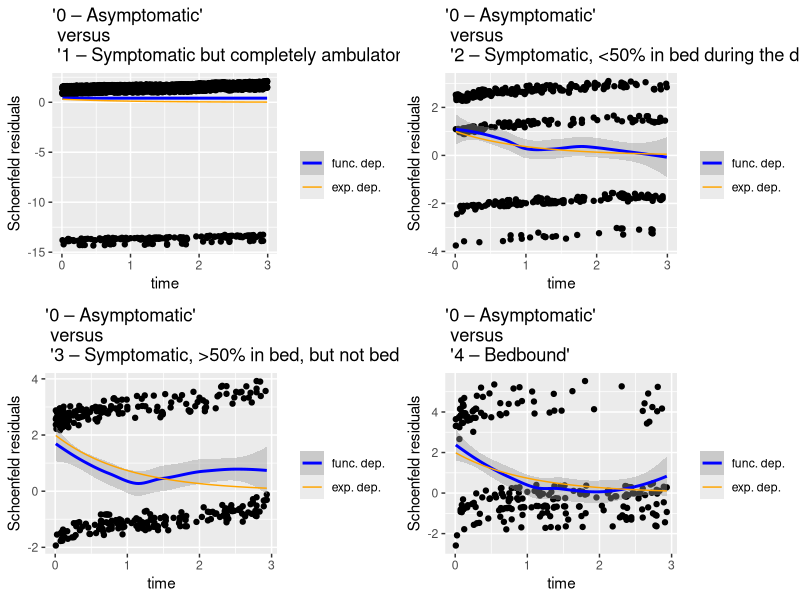
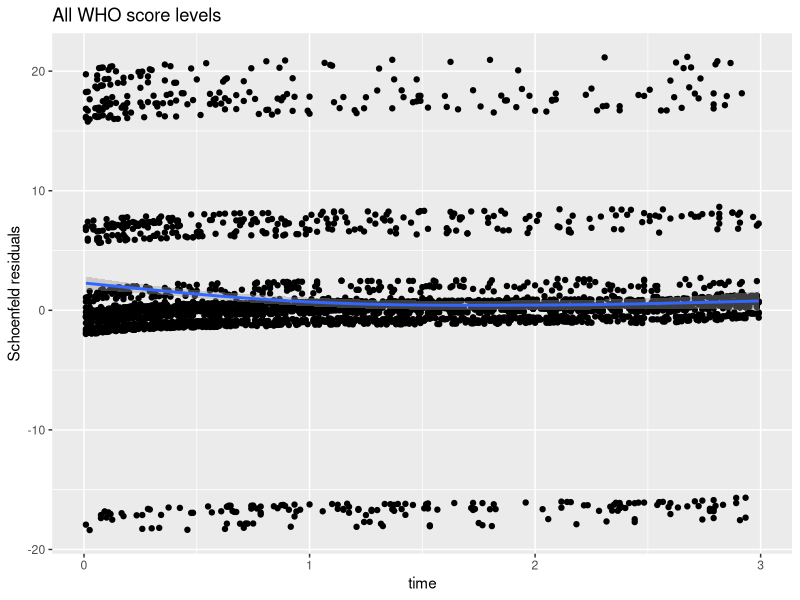
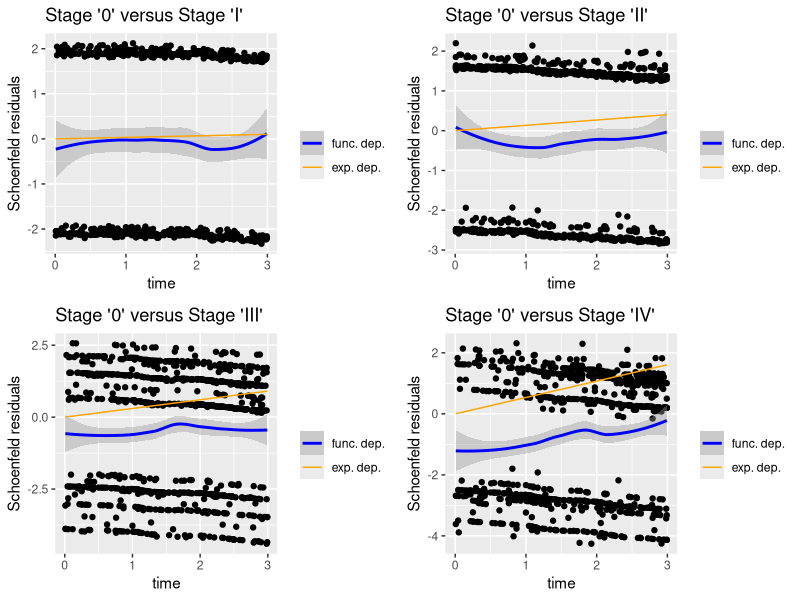
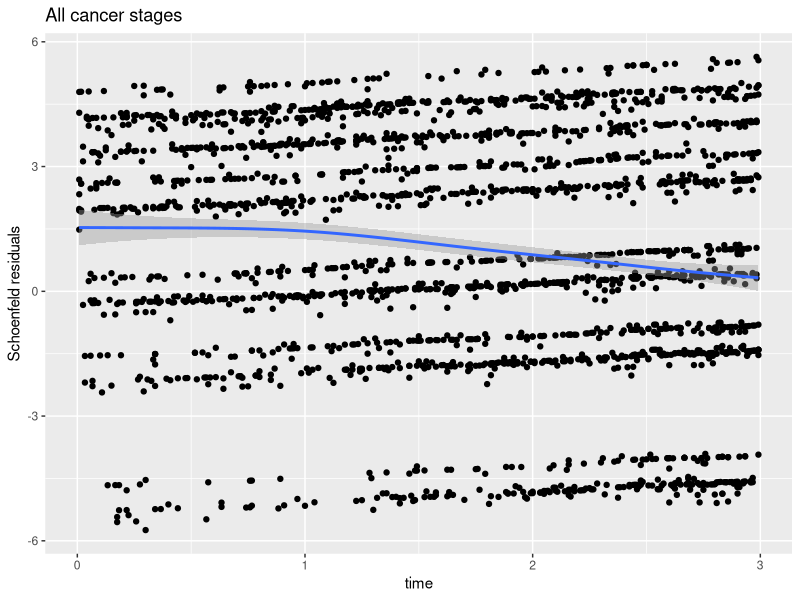
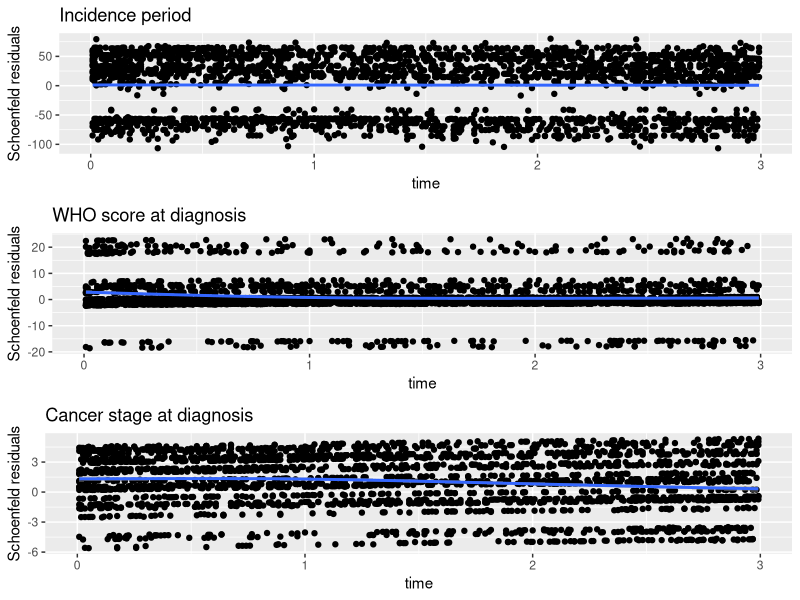

These charts were generated, in order, by the following R code: (Note: this script raises an error after producing the figures.)
## ---- chunk 1
knitr::opts_chunk$set(echo = TRUE)

library(knitr)
library(doParallel)
library(dplyr)
library(foreach)
library(parallel)
library(survival)
library(ggplot2)
library(gridExtra)

draw_who <- function(incperiod) {
  stopifnot(incperiod%in% c("2010-2013", "2014-2017", "2018-2021"))
  states <- c("0 – Asymptomatic",
              "1 – Symptomatic but completely ambulatory",
              "2 – Symptomatic, <50% in bed during the day",
              "3 – Symptomatic, >50% in bed, but not bedbound",
              "4 – Bedbound",
              "Missing")
  if (incperiod %in% c("2010-2013", "2014-2017")) {
    sample(states, size=1, prob=c(0.04, 0.7, 0.09, 0.05, 0.02, 0.1))
  } else {
    sample(states, size=1, prob=c(0.14, 0.65, 0.07, 0.02, 0.02, 0.1))
  }
}

draw_cStage <- function(incperiod) {
  stopifnot(incperiod%in% c("2010-2013", "2014-2017", "2018-2021"))
  stages <- c("0", "I", "II", "III", "IV", "Ongekend")
  if (incperiod %in% c("2010-2013", "2014-2017")) {
    sample(stages, size=1, prob=c(0.5, 0.5, 1, 1.5, 1.5, 1)/6)
  } else {
    sample(stages, size=1, prob=c(1.2, 1.2, 0.87, 0.87, 0.86, 1)/6)
  }
}

draw_time <- function(agegr_vec, comorb1_vec, who_vec, cStage_vec, effect=NULL) {

  if (is.null(effect)) {
    who_effect <- TRUE
    cStage_effect <- TRUE
  } else {
    if (effect=="cStage") {who_effect <- FALSE; cStage_effect <- TRUE}
    if (effect=="who") {who_effect <- TRUE; cStage_effect <- FALSE}
  }
  
  n <- length(agegr_vec)
  if (n==0) {
    return(NULL)
  }
  agegr <- unique(agegr_vec)
  comorb1 <- unique(comorb1_vec)
  who <- unique(who_vec)
  cStage <- unique(cStage_vec)

  # we set the baseline hazard so that a person <50j without comorbidity,
  # who stage asymptomatic and cStage 0 has 99% survival for 3 years (time flag 360)

  log_lambda <- rep(log(1-0.99**(1/360)), 500)

  # agegr and comorb1 risk dependencies can be modelled as proportional to a baseline
  # two-fold increase in risk for 80+j patients compared to <50j patients
  
  log_lambda <- log_lambda + log(0.75 + 0.25*as.numeric(agegr))
  
  # 20% increased risk for patients with comorb1
  
  log_lambda <- log_lambda + log(1.2)*comorb1

  # Who score must display exponential schoenfeld residuals with a relaxation
  # time of 1 year (120 time stamps)
  
  if (who_effect) {
    who_effects <- data.frame(score = c("0 – Asymptomatic",
                                      "1 – Symptomatic but completely ambulatory",
                                      "2 – Symptomatic, <50% in bed during the day",
                                      "3 – Symptomatic, >50% in bed, but not bedbound",
                                      "4 – Bedbound",
                                      "Missing"),
                            beta = c(0, log(3), log(6), log(9), log(20), log(3.5)))
    who_effect <- subset(who_effects, subset = score==who)$beta
    log_lambda <- log_lambda + who_effect * exp(seq(from=0, to=-500/120, length.out=500))
  }

  # cStage has linearly increasing schoenfeld residuals
  
  if (cStage_effect) {
    log_lambda <- log_lambda + (as.numeric(cStage)-1)**2 * seq(from=0, to=(500/360)*log(5)/16, length.out=500)
  }

  
  # we now convert log-lambda to probability of selecting a certain timestamp

  lambda <- exp(log_lambda)
  risks <- 1-exp(-lambda)
  freqs <- cumprod(1-risks)
  probs <- risks*freqs
  probs <- probs/sum(probs)

  # we can now attribute timestamps with weighted sampling (unit: years)

  return(sample(x=(1:500)/120, size=n, replace=TRUE, prob=probs))

}

simulate_data <- function(seed, effect=NULL) {
  set.seed(seed)

  OS_sim <- data.frame(incperiod=factor(rep(c("2010-2013", "2014-2017", "2018-2021"),
                                            each=1334),
                                        labels=c("2010-2013", "2014-2017", "2018-2021")))
  OS_sim$fld_sx <- factor(sample(c("Mannen", "Vrouwen"), size=4002, replace=TRUE),
                          labels=c("Mannen", "Vrouwen"))
  OS_sim$agegr <- factor(sample(c("<50j", "50j-59j", "80+j", "70j-79j", "60j-69j"),
                                size=4002,
                                replace=TRUE,
                                prob=c(0.1, 0.2, 0.1, 0.2, 0.4)),
                         labels=c("<50j", "50j-59j", "60j-69j", "70j-79j", "80+j"))
  OS_sim$comorb1 <- sample(0:1, size=4002, replace=TRUE, prob=c(0.9, 0.1))
  OS_sim$comorb2 <- sample(0:1, size=4002, replace=TRUE, prob=c(0.7, 0.3))
  OS_sim$comorb3 <- sample(0:1, size=4002, replace=TRUE, prob=c(0.8, 0.2))

  OS_sim <- OS_sim %>% rowwise() %>% mutate(who=draw_who(incperiod))
  OS_sim <- OS_sim %>% rowwise() %>% mutate(cStage=draw_cStage(incperiod))
  OS_sim$cStage <- factor(OS_sim$cStage, labels=c("0", "I", "II", "III", "IV", "Ongekend"))

  OS_sim %>%
    group_by(agegr, comorb1, who, cStage) %>%
    mutate(surv_yy3 = draw_time(agegr, comorb1, who, cStage, effect=effect),
           status3 = as.numeric(surv_yy3 < 3)) %>%
    rowwise() %>%
    mutate(surv_yy3 = min(surv_yy3, 3))   # administrative censoring after 3 years
}

calculate_pvals <- function(niter, effect=NULL) {
  ncores <- detectCores()

  cl <- makeCluster(detectCores() - 1)
  registerDoParallel(cl)

  res <- foreach(i=1:niter,
                 .combine=bind_rows,
                 .export=c("draw_who", "draw_cStage", "draw_time", "simulate_data", "effect"),
                 .packages=c("survival", "dplyr")) %dopar% {
                   OS <- simulate_data(i, effect=effect)
                   cox_model <- coxph(Surv(surv_yy3, status3) ~ incperiod + who + cStage,
                                      data = OS,
                                      ties = "breslow")

                   beta_coefficients <- summary(cox_model)$coefficients[c("incperiod2014-2017", "incperiod2018-2021"),
                                                                        c("coef", "se(coef)", "Pr(>|z|)")]
                   return(data.frame(period = rownames(beta_coefficients),
                                     coef = beta_coefficients[, 'coef'],
                                     SE = beta_coefficients[, 'se(coef)'],
                                     pval = beta_coefficients[, 'Pr(>|z|)'],
                                     iter = i))
                 }

  stopCluster(cl)

  res
}


## ---- chunk 2
OS <- simulate_data(0, effect="who")

cox_model <- coxph(Surv(surv_yy3, status3) ~ incperiod + who + cStage, 
                   data = subset(OS, subset = who %in% c("0 – Asymptomatic", 
                                                         "1 – Symptomatic but completely ambulatory")),
                   ties = "exact")
proportionality <- cox.zph(cox_model, terms=TRUE, singledf=FALSE)
#signif(proportionality$table, digits=3)

who_res <- data.frame(time = proportionality$time,
                      res = proportionality$y[,2]) %>%
             mutate(functional_form=0.3*exp(-time))
p1 <- ggplot(who_res, aes(x=time, y=res)) + 
  geom_point(aes(x=time, y=res)) +
  geom_smooth(aes(x=time, y=res, colour="func. dep."), se = TRUE) +
  geom_line(aes(x=time, y=functional_form, colour="exp. dep.")) + 
  scale_colour_manual("", 
                      breaks = c("func. dep.", "exp. dep."),
                      values = c("blue", "orange")) +
  labs(y="Schoenfeld residuals", title="'0 – Asymptomatic' \n versus \n '1 – Symptomatic but completely ambulatory'")



cox_model <- coxph(Surv(surv_yy3, status3) ~ incperiod + who + cStage, 
                   data = subset(OS, subset = who %in% c("0 – Asymptomatic", 
                                                         "2 – Symptomatic, <50% in bed during the day")),
                   ties = "exact")
proportionality <- cox.zph(cox_model, terms=TRUE, singledf=FALSE)
#signif(proportionality$table, digits=3)

who_res <- data.frame(time = proportionality$time,
                      res = proportionality$y[,2]) %>%
             mutate(functional_form=exp(-time))
p2 <- ggplot(who_res, aes(x=time, y=res)) + 
  geom_point(aes(x=time, y=res)) +
  geom_smooth(aes(x=time, y=res, colour="func. dep."), se = TRUE) +
  geom_line(aes(x=time, y=functional_form, colour="exp. dep.")) + 
  scale_colour_manual("", 
                      breaks = c("func. dep.", "exp. dep."),
                      values = c("blue", "orange")) +
  labs(y="Schoenfeld residuals", title="'0 – Asymptomatic' \n versus \n '2 – Symptomatic, <50% in bed during the day'")




cox_model <- coxph(Surv(surv_yy3, status3) ~ incperiod + who + cStage, 
                   data = subset(OS, subset = who %in% c("0 – Asymptomatic", 
                                                         "3 – Symptomatic, >50% in bed, but not bedbound")),
                   ties = "exact")
proportionality <- cox.zph(cox_model, terms=TRUE, singledf=FALSE)
#signif(proportionality$table, digits=3)

who_res <- data.frame(time = proportionality$time,
                      res = proportionality$y[,2]) %>%
             mutate(functional_form=2*exp(-time))
p3 <- ggplot(who_res, aes(x=time, y=res)) + 
  geom_point(aes(x=time, y=res)) +
  geom_smooth(aes(x=time, y=res, colour="func. dep."), se = TRUE) +
  geom_line(aes(x=time, y=functional_form, colour="exp. dep.")) + 
  scale_colour_manual("", 
                      breaks = c("func. dep.", "exp. dep."),
                      values = c("blue", "orange")) +
  labs(y="Schoenfeld residuals", title="'0 – Asymptomatic' \n versus \n '3 – Symptomatic, >50% in bed, but not bedbound'")


cox_model <- coxph(Surv(surv_yy3, status3) ~ incperiod + who + cStage, 
                   data = subset(OS, subset = who %in% c("0 – Asymptomatic", 
                                                         "4 – Bedbound")),
                   ties = "exact")
proportionality <- cox.zph(cox_model, terms=TRUE, singledf=FALSE)
#signif(proportionality$table, digits=3)

who_res <- data.frame(time = proportionality$time,
                      res = proportionality$y[,2]) %>%
             mutate(functional_form=2*exp(-time))
p4 <- ggplot(who_res, aes(x=time, y=res)) + 
  geom_point(aes(x=time, y=res)) +
  geom_smooth(aes(x=time, y=res, colour="func. dep."), se = TRUE) +
  geom_line(aes(x=time, y=functional_form, colour="exp. dep.")) + 
  scale_colour_manual("", 
                      breaks = c("func. dep.", "exp. dep."),
                      values = c("blue", "orange")) +
  labs(y="Schoenfeld residuals", title="'0 – Asymptomatic' \n versus \n '4 – Bedbound'")


grid.arrange(p1, p2, p3, p4, ncol = 2)


cox_model <- coxph(Surv(surv_yy3, status3) ~ incperiod + who + cStage, 
                   data = OS,
                   ties = "exact")
proportionality <- cox.zph(cox_model, terms=TRUE, singledf=FALSE)
#signif(proportionality$table, digits=3)

who_res <- data.frame(time = proportionality$time,
                      res = proportionality$y[,2]) %>%
             mutate(functional_form=3*exp(-time))
ggplot(who_res, aes(x=time, y=res)) + 
  geom_point(aes(x=time, y=res)) +
  geom_smooth(aes(x=time, y=res), se = TRUE) +
  labs(y="Schoenfeld residuals", title="All WHO score levels")


## ---- chunk 3
OS <- simulate_data(0, effect="cStage")

layout(mat=matrix(1:4, byrow=TRUE))

cox_model <- coxph(Surv(surv_yy3, status3) ~ incperiod + who + cStage, 
                   data = subset(OS, subset = cStage %in% c("0", "I")),
                   ties = "exact")
proportionality <- cox.zph(cox_model, terms=TRUE, singledf=FALSE)
#signif(proportionality$table, digits=3)

who_res <- data.frame(time = proportionality$time,
                      res = proportionality$y[,3]) %>%
             mutate(functional_form=(log(5)/16)*time/3)
p1 <- ggplot(who_res, aes(x=time, y=res)) + 
  geom_point(aes(x=time, y=res)) +
  geom_smooth(aes(x=time, y=res, colour="func. dep."), se = TRUE) +
  geom_line(aes(x=time, y=functional_form, colour="exp. dep.")) + 
  scale_colour_manual("", 
                      breaks = c("func. dep.", "exp. dep."),
                      values = c("blue", "orange")) +
  labs(y="Schoenfeld residuals", title="Stage '0' versus Stage 'I'")

cox_model <- coxph(Surv(surv_yy3, status3) ~ incperiod + who + cStage, 
                   data = subset(OS, subset = cStage %in% c("0", "II")),
                   ties = "exact")
proportionality <- cox.zph(cox_model, terms=TRUE, singledf=FALSE)
#signif(proportionality$table, digits=3)

who_res <- data.frame(time = proportionality$time,
                      res = proportionality$y[,3]) %>%
             mutate(functional_form=4*(log(5)/16)*time/3)
p2 <- ggplot(who_res, aes(x=time, y=res)) + 
  geom_point(aes(x=time, y=res)) +
  geom_smooth(aes(x=time, y=res, colour="func. dep."), se = TRUE) +
  geom_line(aes(x=time, y=functional_form, colour="exp. dep.")) + 
  scale_colour_manual("", 
                      breaks = c("func. dep.", "exp. dep."),
                      values = c("blue", "orange")) +
  labs(y="Schoenfeld residuals", title="Stage '0' versus Stage 'II'")

cox_model <- coxph(Surv(surv_yy3, status3) ~ incperiod + who + cStage, 
                   data = subset(OS, subset = cStage %in% c("0", "III")),
                   ties = "exact")
proportionality <- cox.zph(cox_model, terms=TRUE, singledf=FALSE)
#signif(proportionality$table, digits=3)

who_res <- data.frame(time = proportionality$time,
                      res = proportionality$y[,3]) %>%
             mutate(functional_form=9*(log(5)/16)*time/3)
p3 <- ggplot(who_res, aes(x=time, y=res)) + 
  geom_point(aes(x=time, y=res)) +
  geom_smooth(aes(x=time, y=res, colour="func. dep."), se = TRUE) +
  geom_line(aes(x=time, y=functional_form, colour="exp. dep.")) + 
  scale_colour_manual("", 
                      breaks = c("func. dep.", "exp. dep."),
                      values = c("blue", "orange")) +
  labs(y="Schoenfeld residuals", title="Stage '0' versus Stage 'III'")

cox_model <- coxph(Surv(surv_yy3, status3) ~ incperiod + who + cStage, 
                   data = subset(OS, subset = cStage %in% c("0", "IV")),
                   ties = "exact")
proportionality <- cox.zph(cox_model, terms=TRUE, singledf=FALSE)
#signif(proportionality$table, digits=3)

who_res <- data.frame(time = proportionality$time,
                      res = proportionality$y[,3]) %>%
             mutate(functional_form=16*(log(5)/16)*time/3)
p4 <- ggplot(who_res, aes(x=time, y=res)) + 
  geom_point(aes(x=time, y=res)) +
  geom_smooth(aes(x=time, y=res, colour="func. dep."), se = TRUE) +
  geom_line(aes(x=time, y=functional_form, colour="exp. dep.")) + 
  scale_colour_manual("", 
                      breaks = c("func. dep.", "exp. dep."),
                      values = c("blue", "orange")) +
  labs(y="Schoenfeld residuals", title="Stage '0' versus Stage 'IV'")


grid.arrange(p1, p2, p3, p4, ncol = 2)


cox_model <- coxph(Surv(surv_yy3, status3) ~ incperiod + who + cStage, 
                   data = OS,
                   ties = "exact")
proportionality <- cox.zph(cox_model, terms=TRUE, singledf=FALSE)
#signif(proportionality$table, digits=3)

who_res <- data.frame(time = proportionality$time,
                      res = proportionality$y[,3])
ggplot(who_res, aes(x=time, y=res)) + 
  geom_point(aes(x=time, y=res)) +
  geom_smooth(aes(x=time, y=res), se = TRUE) +
  labs(y="Schoenfeld residuals", title="All cancer stages")


## ---- chunk 4
OS <- simulate_data(0)
cox_model <- coxph(Surv(surv_yy3, status3) ~ incperiod + who + cStage, 
                   data = OS,
                   ties = "exact")
proportionality <- cox.zph(cox_model, terms=TRUE, singledf=FALSE)
kable(signif(proportionality$table, digits=3))

## ---- chunk 5
who_res <- data.frame(time = proportionality$time,
                      res = proportionality$y[,1],
                      functional_form = 0)
p1 <- ggplot(who_res, aes(x=time, y=res)) + 
  geom_point(aes(x=time, y=res)) +
  geom_smooth(aes(x=time, y=res), se = TRUE) +
  labs(y="Schoenfeld residuals", title="Incidence period")

who_res <- data.frame(time = proportionality$time,
                      res = proportionality$y[,2])
p2 <- ggplot(who_res, aes(x=time, y=res)) + 
  geom_point(aes(x=time, y=res)) +
  geom_smooth(aes(x=time, y=res), se = TRUE) +
  labs(y="Schoenfeld residuals", title="WHO score at diagnosis")

who_res <- data.frame(time = proportionality$time,
                      res = proportionality$y[,3])
p3 <- ggplot(who_res, aes(x=time, y=res)) + 
  geom_point(aes(x=time, y=res)) +
  geom_smooth(aes(x=time, y=res), se = TRUE) +
  labs(y="Schoenfeld residuals", title="Cancer stage at diagnosis")

grid.arrange(p1, p2, p3, ncol = 1)

## ---- chunk 6
pvals <- calculate_pvals(1000)
hist(subset(pvals, subset = period=="incperiod2014-2017")$pval, 
     main="incidence period 2014-2017",
     xlab="Wald p-value")
hist(subset(pvals, subset = period=="incperiod2018-2021")$pval, 
     main="incidence period 2018-2021",
     xlab="Wald p-value")

## ---- chunk 7
p1 <- ggplot(data=OS, aes(x=fld_sx, fill=fld_sx)) + 
        geom_bar() + 
        labs(title="Gender distribution", xlab="") +
        theme(legend.title = element_blank(), 
              legend.position="none")

p2 <- ggplot(data=OS, aes(x=who, fill=who)) + 
        geom_bar() + 
        labs(title="WHO score distribution", xlab="") +
        theme(legend.title=element_blank(), 
              legend.position="none", 
              axis.text.x=element_text(angle=45, hjust=1, vjust=1))

p3 <- ggplot(data=OS, aes(x=surv_yy3, fill=factor(status3))) + 
        labs(title="Observed survival times") +
        geom_histogram(position="stack", bins=15)

p4 <- ggplot(data=OS, aes(x=factor(status3), fill=factor(status3))) + 
        geom_bar() + 
        labs(title="Survival status at endpoint", x="status3") +
        theme(legend.title = element_blank(), legend.position="none")

p5 <- ggplot(data=OS, aes(x=agegr, fill=agegr)) + 
        geom_bar() + 
        labs(title="Age group distribution", xlab="") +
        theme(legend.title=element_blank(), 
              legend.position="none", 
              axis.text.x=element_text(angle=45, hjust=1, vjust=1))

p6 <- ggplot(data=OS, aes(x=incperiod, fill=incperiod)) + 
        geom_bar() + 
        labs(title="Incidence period distribution", xlab="") +
        theme(legend.title=element_blank(), 
              legend.position="none", 
              axis.text.x=element_text(angle=45, hjust=1, vjust=1))

p7 <- ggplot(data=OS, aes(x=cStage, fill=cStage)) + 
        geom_bar() + 
        labs(title="Cancer stage distribution", xlab="") +
        theme(legend.title=element_blank(), legend.position="none")

p8 <- ggplot(data=OS, aes(x=factor(comorb1), fill=factor(comorb1))) + 
        geom_bar() + 
        labs(title="Comorbidity 1 distribution", xlab="comorb1") +
        theme(legend.title=element_blank(), legend.position="none")

p9 <- ggplot(data=OS, aes(x=factor(comorb2), fill=factor(comorb2))) + 
        geom_bar() + 
        labs(title="Comorbidity 2 distribution", xlab="comorb2") +
        theme(legend.title=element_blank(), legend.position="none")

p10 <- ggplot(data=OS, aes(x=factor(comorb3), fill=factor(comorb3))) + 
         geom_bar() + 
         labs(title="Comorbidity 3 distribution", xlab="comorb3") +
         theme(legend.title=element_blank(), legend.position="none")

## ---- chunk 8
grid.arrange(p1, p2, ncol = 2)
## ---- chunk 9
grid.arrange(p3, p4, p5, p6, ncol = 2)

## ---- chunk 10
grid.arrange(p7, p8, p9, p10, ncol = 2)

